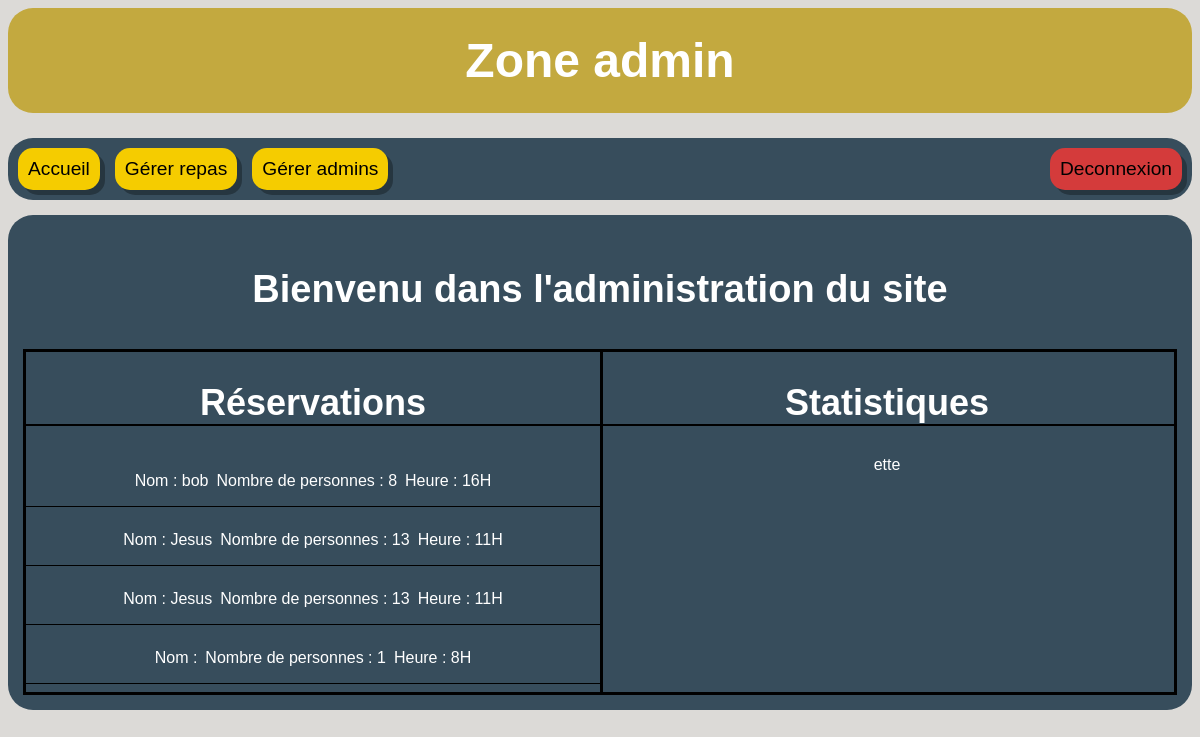
Page /admin/index.php on the earlier database version.
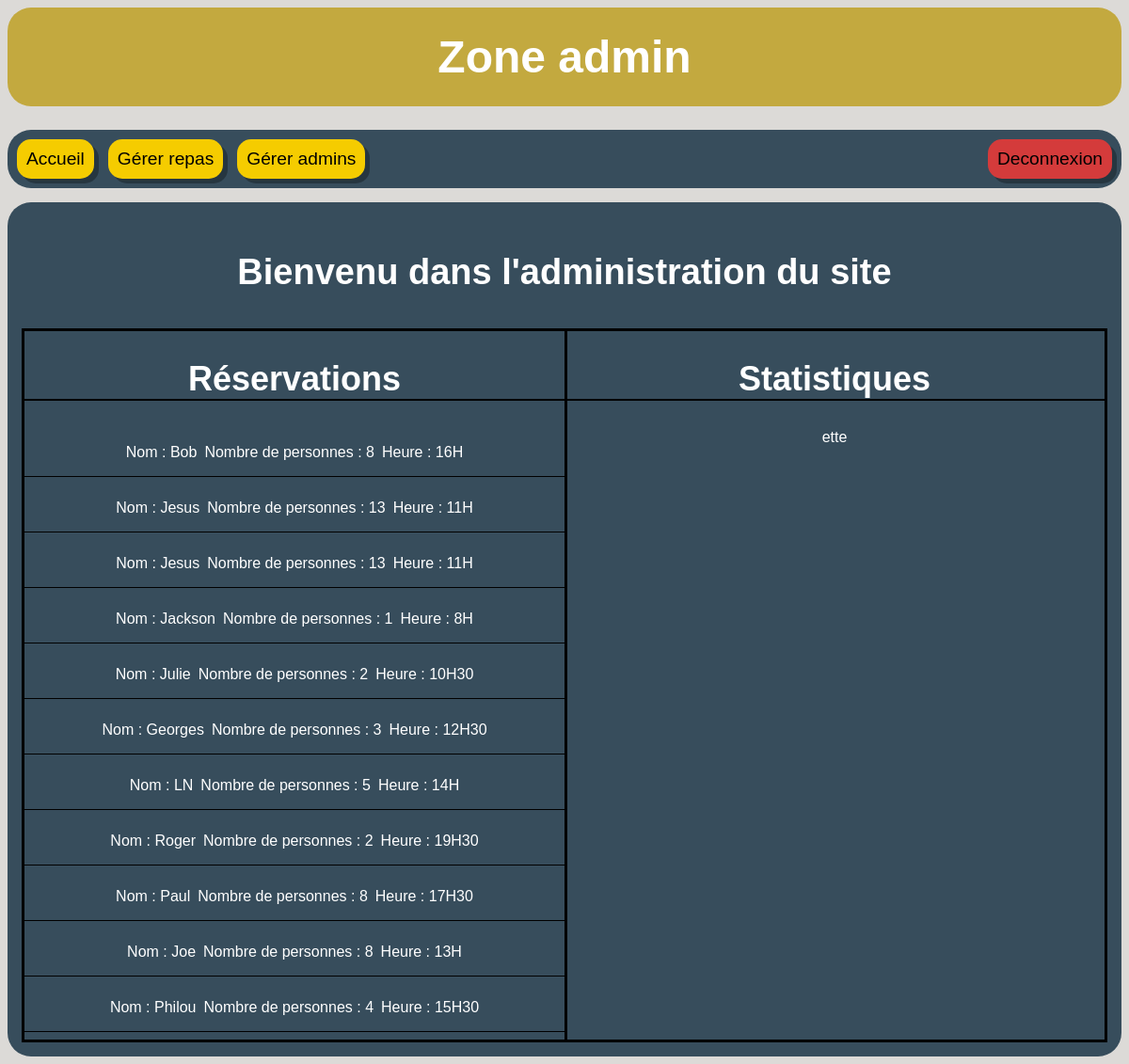
Same page on the later database version.
### tables this page shows
CREATE TABLE "reservations" (
	"id"	INTEGER NOT NULL UNIQUE,
	"nom"	TEXT NOT NULL,
	"nb"	INTEGER NOT NULL,
	"temps"	TEXT NOT NULL,
	PRIMARY KEY("id" AUTOINCREMENT)
);

### admin/index.php (the view, shortened to what this page needs)
<?php
    include "../includes/base.php";
    $sql = "
    SELECT id, nom, nb, temps
    FROM reservations
    ";
    $stmt = $bdd->prepare($sql);
    $stmt->execute();
    $les_reservations = $stmt->fetchAll();
?>
<!DOCTYPE html>
<html lang="en">
<head>
    <link rel="stylesheet" href="../css/style_admin.css">
</head>
<body>
    <header>
        <h1>Zone admin</h1>
        <nav>
            <a class="changement_page" href="index.php"> Accueil </a>
            <a class="changement_page" href="repas/repas.php"> Gérer repas </a>
            <a class="changement_page" href="employes/gestion_admin.php"> Gérer admins </a>
            <a class="deconnexion" href="deconnexion.php"> Deconnexion </a>
        </nav>
    </header>
    <main>
        <p class="bienvenu">
            Bienvenu dans l'administration du site
        </p>
        <div class="conteneur">
            <div class="reservations">
                <h2>Réservations</h2>
                <?php foreach ($les_reservations as $une_reservation): ?>
                    <div class="une-reservation">
                        <p>Nom : <?= $une_reservation["nom"]?></p>
                        <p>Nombre de personnes : <?= $une_reservation["nb"]?></p>
                        <p>Heure : <?= $une_reservation["temps"]?></p>
                    </div>
                <?php endforeach ?>
            </div>
            <div class="statistiques">
                <h2>Statistiques</h2>
                <p>ette</p>
            </div>
        </div>
    </main>
</body>
</html>

### css/style_admin.css (style rules this page uses)
body { font-family: Arial, Helvetica, sans-serif; background-color: #dcdad7; }
header { text-align: center; }
h1 { margin: 0 0 25px 0; color: #fff; background-color: #C3A93F; padding: 25px; border-radius: 25px; text-align: center; font-size: 48px; }
h2 { font-size: 36px; }
nav { background-color: #374d5c; padding: 10px; border-radius: 25px; display: flex; justify-content: center; gap: 15px; margin-bottom: 15px; }
.une-reservation { display: flex; justify-content: center; gap: 8px; border-bottom: 1px solid black; margin-bottom: 8px; }
a, input.modifier, input.ajouter { border: none; padding: 10px; border-radius: 15px; text-decoration: none; color: black; font-size: larger; box-shadow: 5px 5px #0000004e; }
.bienvenu { text-align: center; font-size: 38px; font-weight: bold; }

Differences in the rows shown:
changed reservations: nom "bob" → "Bob"
changed reservations: nom (not shown) → "Jackson"
added reservations: nom "Julie", nb "2", temps "10H30"
added reservations: nom "Georges", nb "3", temps "12H30"
added reservations: nom "LN", nb "5", temps "14H"
added reservations: nom "Roger", nb "2", temps "19H30"
added reservations: nom "Paul", nb "8", temps "17H30"
added reservations: nom "Joe", nb "8", temps "13H"
added reservations: nom "Philou", nb "4", temps "15H30"
